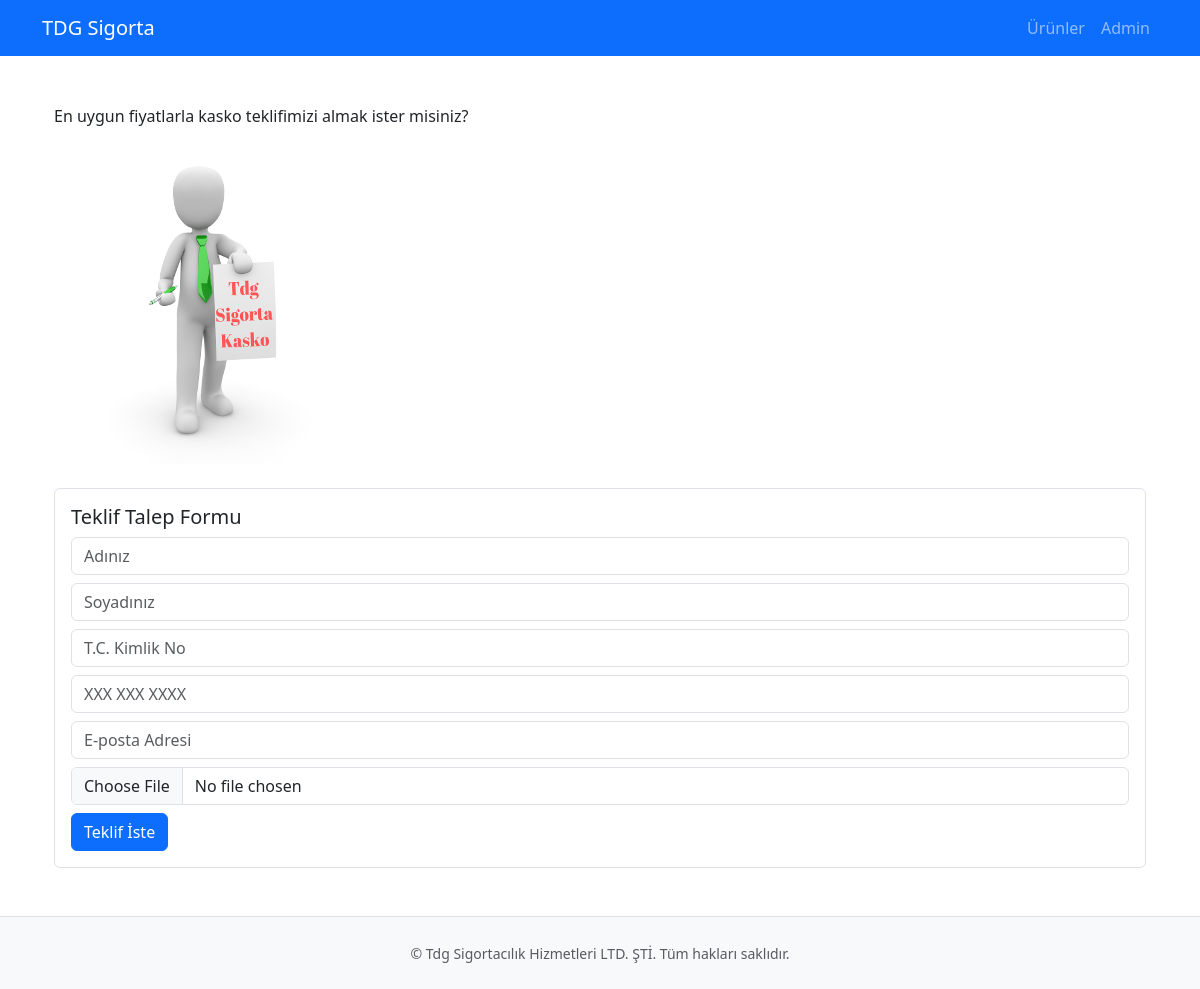
The page /urunler/urun/1/ on the database its author committed.
### urunler/models.py (models this page shows, shortened)
class Urun(models.Model):
    sigorta_tipi = models.CharField(max_length=100)
    aciklama = models.TextField()
    gorsel = models.ImageField(upload_to="urun_resimleri/")

### urunler/views.py (the view, shortened to what this page needs)
# urls.py: path('urun/<int:id>/', views.urun_detay, name='urundetay'),
def urun_detay(request, id):
    urun = get_object_or_404(Urun, id=id)
    return render(request, "urunler/urun_detay.html", {"urun": urun})

### urunler/templates/urunler/urun_detay.html (shortened to what this page needs)
{% extends "base.html" %}
{% block content %}
<div class="container mt-4">
  <p>{{ urun.aciklama }}</p>
  <img src="{{ urun.gorsel.url }}" class="img-fluid mb-4">
  <form method="post" enctype="multipart/form-data" class="border p-3 rounded">
    <h5>Teklif Talep Formu</h5>
    <div class="mb-2"><input type="text" name="ad" class="form-control" placeholder="Adınız" required></div>
    <div class="mb-2"><input type="text" name="soyad" class="form-control" placeholder="Soyadınız" required></div>
    <div class="mb-2"><input type="text" name="tc_kimlik_no" class="form-control" placeholder="T.C. Kimlik No"
       maxlength="11" pattern="\d{11}" title="11 haneli rakam girin" required></div>
    <div class="mb-2"><input type="tel" name="cep_telefonu" class="form-control"
       placeholder="XXX XXX XXXX" pattern="s?\d{3}\s?\d{3}\s?\d{4}"
       maxlength="10" required title="5 ile başlayan 11 haneli Türk GSM numarası girin"></div>
    <div class="mb-2"><input type="email" name="eposta" class="form-control" placeholder="E-posta Adresi" required></div>
    <div class="mb-2"><input type="file" name="belge" class="form-control" accept="image/*,application/pdf"></div>
    <button type="submit" class="btn btn-primary">Teklif İste</button>
  </form>
</div>
{% endblock %}

### rows shown on the page
Urun: aciklama "En uygun fiyatlarla kasko teklifimizi almak ister misiniz?", gorsel (picture)
